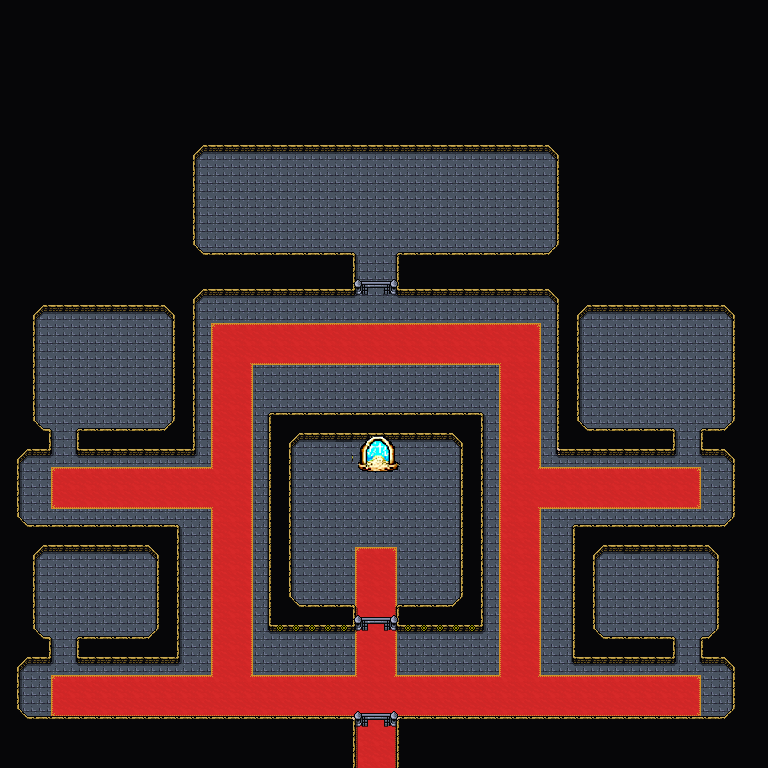

A level layout from a 2D game, rendered from its tile map. Below: a short description, then the map file with tile-grid data replaced by summaries:
An orthogonal 48x48 tile map with 16x16 px tiles, 5 tile layers (Background, Floor, Ground, Foreground, ...), 3 tilesets and 26 objects.

<map version="1.10" tiledversion="1.11.2" orientation="orthogonal" renderorder="right-down" width="48" height="48" tilewidth="16" tileheight="16" infinite="0" nextlayerid="7" nextobjectid="109">
 <editorsettings>
  <export target="wastetown..tmx" format="tmx" />
 </editorsettings>
 <properties>
  <property name="dungeonEffect" value="{&quot;startBattleWithCard&quot;: [ &quot;Dragonbroods' Relic&quot;, &quot;Maelstrom Nexus&quot; ]}" />
 </properties>
 <tileset firstgid="1" source="../../../../common/maps/tileset/main.tsx" />
 <tileset firstgid="10113" source="../../../../common/maps/tileset/buildings.tsx" />
 <tileset firstgid="11905" source="../../../../common/maps/tileset/buildingsbosses.tsx" />
 <layer id="1" name="Background" width="48" height="48">
  <data>[2304 cells, 2304 non-empty, 2 distinct tile ids]</data>
 </layer>
 <layer id="6" name="Floor" width="48" height="48">
  <data>[2304 cells, 266 non-empty, 13 distinct tile ids]</data>
 </layer>
 <layer id="2" name="Ground" width="48" height="48">
  <data>[2304 cells, 27 non-empty, 7 distinct tile ids]</data>
 </layer>
 <layer id="3" name="Foreground" width="48" height="48">
  <properties>
   <property name="spriteLayer" type="bool" value="true" />
  </properties>
  <data>[2304 cells, 1678 non-empty, 20 distinct tile ids]</data>
 </layer>
 <layer id="5" name="AboveSprites" width="48" height="48">
  <data>[2304 cells, 23 non-empty, 14 distinct tile ids]</data>
 </layer>
 <objectgroup id="4" name="Objects">
  <object id="55" template="../../../../common/maps/obj/gate.tx" x="366.852" y="640.239" width="17.75" height="17.625">
   <properties>
    <property name="dialog">[
	{
		"name": "",
		"text": "The gate is sealed by complex wards. While the guardians stand, its impenetrable.",
		"options":
			[
				{
					"name": "With the guardians defeated, you fire a blast of magic to test the gate.",
					"action": [ { "deleteMapObject": 98 }, { "deleteMapObject": 55 } ],
					"condition": [
						{
							"getMapFlag": {
								"key": "enemiesDefeated",
								"op": "&gt;=",
								"val": 5
							}
						}
					],
					"text": "With a gust of golden wind, the door shatters and dissolves into raw mana. You are now free to pass.",
					"options": [ { "name": "(Continue)" } ]
				},
				{
					"name": "You attempt to open the gate normally.",
					"text": "The gate remains closed.",
					"options": [ { "name": "(Continue)" } ]
				}
			]
	}
]</property>
   </properties>
  </object>
  <object id="60" template="../../../../common/maps/obj/entry_up.tx" x="357" y="768" width="38" height="16">
   <properties>
    <property name="teleport" value="" />
   </properties>
  </object>
  <object id="65" template="../../../../common/maps/obj/entry_down.tx" x="355.146" y="486.5" width="46" height="21.5">
   <properties>
    <property name="teleport" value="../Realm of Legends/maps/map/cave/Prison_of_the_Ur-Dragon_f1.tmx" />
   </properties>
  </object>
  <object id="67" template="../../../../common/maps/obj/enemy.tx" x="642.667" y="603.666">
   <properties>
    <property name="deckOverride" value="" />
    <property name="defeatDialog">[
   {
   "action": [
      {"advanceMapFlag":"enemiesDefeated"},
      {"deleteMapObject": -1}
    ]
   }
]</property>
    <property name="effect" value="{&quot;startBattleWithCard&quot;: [&quot;Tome of the Guildpact&quot;, &quot;Glass of the Guildpact&quot;, &quot;Hero of Precinct One&quot;, &quot;Jenson Carthalion, Druid Exile&quot;]}" />
    <property name="enemy" value="Jared" />
    <property name="spawn.Easy" type="bool" value="false" />
    <property name="spawn.Normal" type="bool" value="false" />
    <property name="threatRange" type="int" value="0" />
   </properties>
  </object>
  <object id="68" template="../../../../common/maps/obj/enemy.tx" x="641.334" y="389">
   <properties>
    <property name="defeatDialog">[
   {
   "action": [
      {"advanceMapFlag":"enemiesDefeated"},
      {"deleteMapObject": -1}
    ]
   }
]</property>
    <property name="effect" value="{&quot;startBattleWithCard&quot;: [&quot;Ancient Ziggurat&quot;, &quot;Rupture Spire&quot;, &quot;Exotic Orchard&quot;, &quot;Relic of Progenitus&quot;, &quot;Wall of Denial&quot;]}" />
    <property name="enemy" value="Progenitus" />
    <property name="spawn.Easy" type="bool" value="false" />
    <property name="spawn.Normal" type="bool" value="false" />
    <property name="threatRange" type="int" value="0" />
   </properties>
  </object>
  <object id="69" template="../../../../common/maps/obj/enemy.tx" x="365.5" y="229.667">
   <properties>
    <property name="defeatDialog">[
   {
   "action": [
      {"advanceMapFlag":"enemiesDefeated"},
      {"deleteMapObject": -1}
    ]
   }
]</property>
    <property name="effect" value="{&quot;startBattleWithCard&quot;: [&quot;Dragonweave Tapestry&quot;, &quot;Dragonstorm Globe&quot;, &quot;Mox Jasper&quot;, &quot;Dragonfire Blade&quot;]}" />
    <property name="enemy" value="Scion of the Ur-Dragon" />
    <property name="pursueRange" type="int" value="30" />
    <property name="spawn.Easy" type="bool" value="false" />
    <property name="spawn.Normal" type="bool" value="false" />
    <property name="threatRange" type="int" value="0" />
   </properties>
  </object>
  <object id="71" template="../../../../common/maps/obj/enemy.tx" x="104.167" y="609.667">
   <properties>
    <property name="defeatDialog">[
   {
   "action": [
      {"advanceMapFlag":"enemiesDefeated"},
      {"deleteMapObject": -1}
    ]
   }
]</property>
    <property name="effect" value="{&quot;startBattleWithCard&quot;: [&quot;Disrupting Scepter|LEB&quot;, &quot;Chaos Orb|LEB&quot;, &quot;Sol Ring|LEB&quot;, &quot;Living Wall|LEB&quot;, &quot;Juggernaut|LEB&quot;]}" />
    <property name="enemy" value="Garth" />
    <property name="spawn.Easy" type="bool" value="false" />
    <property name="spawn.Normal" type="bool" value="false" />
    <property name="threatRange" type="int" value="0" />
   </properties>
  </object>
  <object id="72" template="../../../../common/maps/obj/enemy.tx" x="110.333" y="387">
   <properties>
    <property name="defeatDialog">[
   {
   "action": [
      {"advanceMapFlag":"enemiesDefeated"},
      {"deleteMapObject": -1}
    ]
   }
]</property>
    <property name="effect" value="{&quot;startBattleWithCard&quot;: [&quot;Exploration&quot;, &quot;Path of Discovery&quot;]}" />
    <property name="enemy" value="Golos" />
    <property name="spawn.Easy" type="bool" value="false" />
    <property name="spawn.Normal" type="bool" value="false" />
    <property name="threatRange" type="int" value="0" />
   </properties>
  </object>
  </objectgroup>
</map>
<!-- 18 of 26 objects omitted -->
